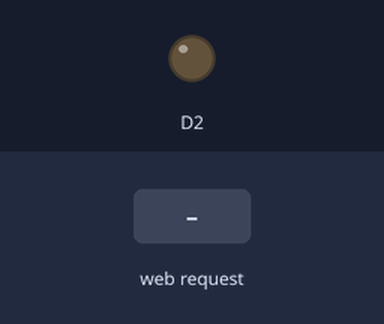
The sketch below on a simulated ESP8266 (NodeMCU). On the bench: output pins drawn as LEDs (lit = HIGH). The inputs (shaded band) are chosen by the test bench. WiFi joins after 1.5 s; servers stay silent unless stated; what the sketch prints to the serial monitor is not drawn.

Above: at 2.7 s.
2.8 s: HTTP request GET /gpio/1 received
At 3.1 s:
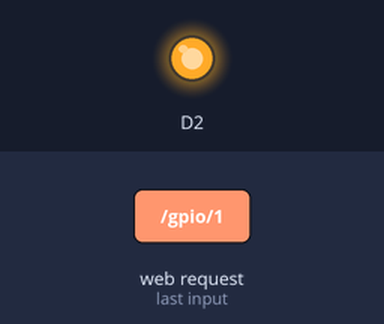
4.3 s: HTTP request GET /gpio/0 received
At 5.4 s:
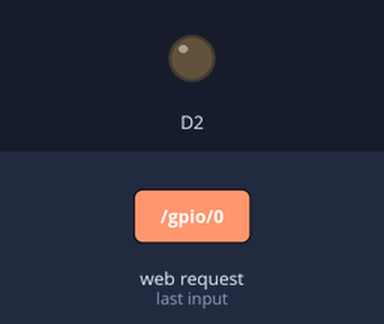
Timing chart, 0 to 7.3 s (numbered marks = the images above; inputs shaded):
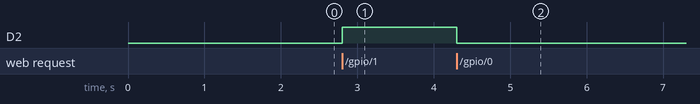

The sketch:

WiFiWebServer_teste.ino
```cpp
/*
    This sketch demonstrates how to set up a simple HTTP-like server.
    The server will set a GPIO pin depending on the request
      http://server_ip/gpio/0 will set the GPIO2 low,
      http://server_ip/gpio/1 will set the GPIO2 high
    server_ip is the IP address of the ESP8266 module, will be
    printed to Serial when the module is connected.
*/

#include <ESP8266WiFi.h>
const char* ssid = "**********"; //rede onde se vai ligar
const char* password = "**********";
WiFiServer server(80);

void setup() {
  Serial.begin(115200);
  delay(10);
  // prepare GPIO2
  pinMode(D2, OUTPUT);
  digitalWrite(D2, 0);

  // Connect to WiFi network
  Serial.println();
  Serial.print("Connecting to ");
  Serial.println(ssid);

  WiFi.mode(WIFI_STA);
  WiFi.begin(ssid, password);

  while (WiFi.status() != WL_CONNECTED) {
    delay(500);
    Serial.print(".");
  }
  Serial.println("");
  Serial.println("WiFi connected");
  // Start the server
  server.begin();
  Serial.println("Server started");
  // Print the IP address
  Serial.println(WiFi.localIP());
}

void loop() {
  // Check if a client has connected
  WiFiClient client = server.available();
  if (!client) {
    return;
  }

  // Wait until the client sends some data
  Serial.println("new client");
  while (!client.available()) {
    delay(1);
  }

  // Read the first line of the request
  String req = client.readStringUntil('\r');
  Serial.println(req);

  client.flush();

  // Match the request
  int val;
  if (req.indexOf("/gpio/0") != -1) {
    val = 0;
  } else if (req.indexOf("/gpio/1") != -1) {
    val = 1;
  } else {
    Serial.println("Client.STOP");
    client.stop();
    return;
  }

  digitalWrite(D2, val);

  client.flush();

  // Prepare the response
  String s = "HTTP/1.1 200 OK\r\nContent-Type: text/html\r\n\r\n<!DOCTYPE HTML>\r\n<html>\r\nGPIO is now ";
  s += (val) ? "high" : "low";
  s += "</html>\n";

  client.print(s);
  delay(1);
  Serial.println("Client disonnected");
}
```

Measured:
- after the input at 2.8 s, D2: LOW → HIGH at once
- after the input at 4.3 s, D2: HIGH → LOW at once
